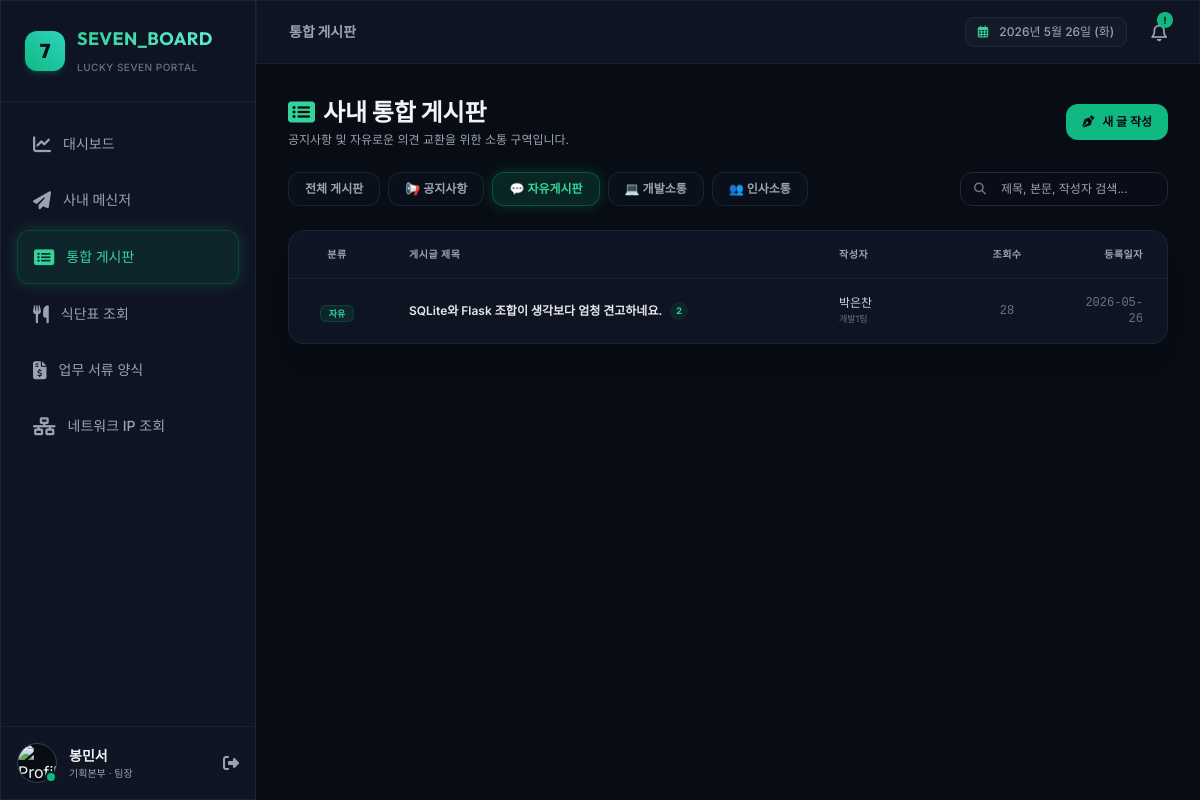
/board?category=Free&search= (signed in), run on the app's committed database.
### tables this page shows
CREATE TABLE users (
        id TEXT PRIMARY KEY,
        email TEXT UNIQUE NOT NULL,
        password TEXT NOT NULL,
        name TEXT NOT NULL,
        department TEXT NOT NULL,
        position TEXT NOT NULL,
        avatar_url TEXT,
        status TEXT DEFAULT 'Online',
        is_admin INTEGER DEFAULT 0,
        created_at TEXT DEFAULT (datetime('now', 'localtime'))
    );

CREATE TABLE posts (
        id TEXT PRIMARY KEY,
        author_id TEXT NOT NULL,
        category TEXT NOT NULL,
        title TEXT NOT NULL,
        content TEXT NOT NULL,
        views INTEGER DEFAULT 0 NOT NULL,
        created_at TEXT DEFAULT (datetime('now', 'localtime')),
        updated_at TEXT DEFAULT (datetime('now', 'localtime')),
        FOREIGN KEY (author_id) REFERENCES users(id) ON DELETE SET NULL
    );

### app.py (the view)
@app.route('/board')
@login_required
def board_list():
    category = request.args.get('category', 'All')
    search_query = request.args.get('search', '').strip()
    conn = get_db_connection()
    query = '''
        SELECT p.*, u.name as author_name, u.department as author_dept,
          (SELECT COUNT(*) FROM comments WHERE post_id = p.id) as comment_count
        FROM posts p
        JOIN users u ON p.author_id = u.id
    '''
    params = []
    conditions = []
    if category != 'All':
        conditions.append('p.category = ?')
        params.append(category)
    if search_query:
        conditions.append('(p.title LIKE ? OR p.content LIKE ? OR u.name LIKE ?)')
        params.extend([f"%{search_query}%", f"%{search_query}%", f"%{search_query}%"])
    if conditions:
        query += ' WHERE ' + ' AND '.join(conditions)
    query += ' ORDER BY p.created_at DESC'
    posts = conn.execute(query, params).fetchall()
    conn.close()
    return render_template('board_list.html', posts=posts, category=category, search=search_query)

### templates/board_list.html (shortened to what this page needs)
{% extends 'layout.html' %}
{% block content %}
<div class="space-y-6 animate-fade-in">
    <div class="flex flex-col md:flex-row md:items-center justify-between gap-4">
        <div>
            <h2 class="text-2xl font-bold font-outfit text-gray-100 flex items-center gap-2">
                <i class="fa-solid fa-rectangle-list text-emerald-400"></i> 사내 통합 게시판
            </h2>
            <p class="text-xs text-gray-400 mt-1">공지사항 및 자유로운 의견 교환을 위한 소통 구역입니다.</p>
        </div>
        <a href="{{ url_for('board_write') }}" class="bg-emerald-500 hover:bg-emerald-400 text-darkBg font-bold px-4 py-2.5 rounded-xl text-xs flex items-center gap-2 hover:shadow-lg hover:shadow-emerald-500/10 active:scale-[0.98] transition-all cursor-pointer">
            <i class="fa-solid fa-pen-nib"></i>
            <span>새 글 작성</span>
        </a>
    </div>
    <div class="grid grid-cols-1 md:grid-cols-4 gap-4 items-center">
        <div class="md:col-span-3 flex flex-wrap gap-2">
            {% set categories = [('All', '전체 게시판'), ('Notice', '📢 공지사항'), ('Free', '💬 자유게시판'), ('Dept_Dev', '💻 개발소통'), ('Dept_HR', '👥 인사소통')] %}
            {% for cat_val, cat_label in categories %}
            <a href="{{ url_for('board_list', category=cat_val, search=search) }}"
               class="px-4 py-2 rounded-xl text-xs font-semibold border transition-all duration-300
               {% if category == cat_val %} bg-emerald-500/15 text-emerald-400 border-emerald-500/30 active-glow
               {% else %} bg-gray-900/40 text-gray-400 border-gray-800/80 hover:text-gray-200 hover:bg-gray-800/40 {% endif %}">
                {{ cat_label }}
            </a>
            {% endfor %}
        </div>
        <form action="{{ url_for('board_list') }}" method="GET" class="relative">
            <span class="absolute inset-y-0 left-0 flex items-center pl-3.5 text-gray-500 text-xs">
                <i class="fa-solid fa-magnifying-glass"></i>
            </span>
            <input type="text" name="search" value="{{ search }}" placeholder="제목, 본문, 작성자 검색..." class="w-full bg-[#0a0e1a]/80 border border-gray-800 focus:border-emerald-500/30 rounded-xl py-2 pl-10 pr-4 text-xs outline-none transition-colors text-gray-200">
        </form>
    </div>
    <div class="glass-panel rounded-2xl overflow-hidden border border-gray-800/80 shadow-xl">
        <table class="w-full text-left border-collapse">
            <thead>
                <tr class="bg-gray-900/50 text-[10px] text-gray-400 font-bold uppercase tracking-wider border-b border-gray-800/60">
                    <th class="px-6 py-4 w-24 text-center">분류</th>
                    <th class="px-6 py-4">게시글 제목</th>
                    <th class="px-6 py-4 w-36">작성자</th>
                    <th class="px-6 py-4 w-24 text-center">조회수</th>
                    <th class="px-6 py-4 w-28 text-right">등록일자</th>
                </tr>
            </thead>
            <tbody class="divide-y divide-gray-800/40">
                {% if posts %}
                    {% for post in posts %}
                    <tr class="hover:bg-gray-900/20 transition-colors group">
                        <td class="px-6 py-4 text-center shrink-0">
                            <span class="text-[9px] font-bold px-2 py-0.5 rounded-md
                            {% if post.category == 'Notice' %} bg-red-500/10 text-red-400 border border-red-500/20
                            {% elif post.category == 'Free' %} bg-emerald-500/10 text-emerald-400 border border-emerald-500/20
                            {% elif post.category == 'Dept_Dev' %} bg-blue-500/10 text-blue-400 border border-blue-500/20
                            {% else %} bg-gray-800 text-gray-400 {% endif %}">
                                {% if post.category == 'Notice' %} 공지
                                {% elif post.category == 'Free' %} 자유
                                {% elif post.category == 'Dept_Dev' %} 개발
                                {% elif post.category == 'Dept_HR' %} 인사
                                {% else %} 일반 {% endif %}
                            </span>
                        </td>
                        <td class="px-6 py-4">
                            <div class="flex items-center gap-2">
                                <a href="{{ url_for('board_detail', post_id=post.id) }}" class="text-xs font-semibold text-gray-200 hover:text-emerald-400 group-hover:translate-x-0.5 transition-all line-clamp-1">
                                    {{ post.title }}
                                </a>
                                {% if post.comment_count > 0 %}
                                <span class="text-[9px] font-bold bg-emerald-500/10 text-emerald-400 px-1.5 py-0.5 rounded-full">
                                    {{ post.comment_count }}
                                </span>
                                {% endif %}
                            </div>
                        </td>
                        <td class="px-6 py-4 text-xs font-medium text-gray-300">
                            {{ post.author_name }}
                            <span class="text-[9px] text-gray-500 block font-normal">{{ post.author_dept }}</span>
                        </td>
                        <td class="px-6 py-4 text-center text-xs font-mono text-gray-500">
                            {{ post.views }}
                        </td>
                        <td class="px-6 py-4 text-right text-xs font-mono text-gray-500">
                            {{ post.created_at[:10] }}
                        </td>
                    </tr>
                    {% endfor %}
                {% else %}
                    <tr>
                        <td colspan="5" class="px-6 py-12 text-center text-xs text-gray-500">
                            등록된 게시글이 없습니다.
                        </td>
                    </tr>
                {% endif %}
            </tbody>
        </table>
    </div>
</div>
{% endblock %}

### templates/layout.html (shortened to what this page needs)
<!DOCTYPE html>
<html lang="ko">
<head>
    <script src="https://cdn.tailwindcss.com"></script>
    <link rel="stylesheet" href="https://cdnjs.cloudflare.com/ajax/libs/font-awesome/6.4.0/css/all.min.css">
</head>
<body class="bg-darkBg text-gray-100 font-sans min-h-screen overflow-x-hidden">
    <div class="flex h-screen overflow-hidden">
        <aside class="w-64 glass-panel border-r border-gray-800/80 flex flex-col justify-between h-full z-30 shrink-0 transition-transform duration-300">
            <div>
                <div class="p-6 border-b border-gray-800/60 flex items-center gap-3">
                    <div class="h-10 w-10 bg-gradient-to-tr from-emerald-500 to-teal-400 rounded-xl flex items-center justify-center text-darkBg font-extrabold text-xl font-outfit shadow-md shadow-emerald-500/20 active-glow">
                        7
                    </div>
                    <div>
                        <h1 class="text-lg font-bold font-outfit tracking-wide bg-gradient-to-r from-emerald-400 to-teal-300 bg-clip-text text-transparent">
                        </h1>
                        <span class="text-[10px] text-gray-500 font-medium uppercase tracking-wider">Lucky Seven Portal</span>
                    </div>
                </div>
                <nav class="p-4 space-y-1">
                    <a href="{{ url_for('dashboard') }}" class="flex items-center gap-3 px-4 py-3 rounded-xl transition-all duration-300 group {% if request.path == '/' %} bg-emerald-500/10 text-emerald-400 border border-emerald-500/20 active-glow {% else %} text-gray-400 hover:text-gray-200 hover:bg-gray-800/40 {% endif %}">
                        <i class="fa-solid fa-chart-line text-lg group-hover:scale-110 transition-transform"></i>
                        <span class="text-sm font-medium">대시보드</span>
                    </a>
                    <a href="{{ url_for('chat') }}" class="flex items-center gap-3 px-4 py-3 rounded-xl transition-all duration-300 group {% if request.path == '/chat' %} bg-emerald-500/10 text-emerald-400 border border-emerald-500/20 active-glow {% else %} text-gray-400 hover:text-gray-200 hover:bg-gray-800/40 {% endif %}">
                        <i class="fa-solid fa-paper-plane text-lg group-hover:rotate-12 transition-transform"></i>
                        <span class="text-sm font-medium">사내 메신저</span>
                    </a>
                    <a href="{{ url_for('board_list') }}" class="flex items-center gap-3 px-4 py-3 rounded-xl transition-all duration-300 group {% if request.path == '/board' or '/board/' in request.path %} bg-emerald-500/10 text-emerald-400 border border-emerald-500/20 active-glow {% else %} text-gray-400 hover:text-gray-200 hover:bg-gray-800/40 {% endif %}">
                        <i class="fa-solid fa-rectangle-list text-lg group-hover:scale-110 transition-transform"></i>
                        <span class="text-sm font-medium">통합 게시판</span>
                    </a>
                    <a href="{{ url_for('menu') }}" class="flex items-center gap-3 px-4 py-3 rounded-xl transition-all duration-300 group {% if request.path == '/menu' %} bg-emerald-500/10 text-emerald-400 border border-emerald-500/20 active-glow {% else %} text-gray-400 hover:text-gray-200 hover:bg-gray-800/40 {% endif %}">
                        <i class="fa-solid fa-utensils text-lg group-hover:scale-110 transition-transform"></i>
                        <span class="text-sm font-medium">식단표 조회</span>
                    </a>
                    <a href="{{ url_for('documents') }}" class="flex items-center gap-3 px-4 py-3 rounded-xl transition-all duration-300 group {% if request.path == '/documents' %} bg-emerald-500/10 text-emerald-400 border border-emerald-500/20 active-glow {% else %} text-gray-400 hover:text-gray-200 hover:bg-gray-800/40 {% endif %}">
                        <i class="fa-solid fa-file-invoice-dollar text-lg group-hover:scale-110 transition-transform"></i>
                        <span class="text-sm font-medium">업무 서류 양식</span>
                    </a>
                    <a href="{{ url_for('network') }}" class="flex items-center gap-3 px-4 py-3 rounded-xl transition-all duration-300 group {% if request.path == '/network' %} bg-emerald-500/10 text-emerald-400 border border-emerald-500/20 active-glow {% else %} text-gray-400 hover:text-gray-200 hover:bg-gray-800/40 {% endif %}">
                        <i class="fa-solid fa-network-wired text-lg group-hover:scale-110 transition-transform"></i>
                        <span class="text-sm font-medium">네트워크 IP 조회</span>
                    </a>
                </nav>
            </div>
            {% if g.user %}
            <div class="p-4 border-t border-gray-800/60 bg-gray-900/30">
                <div class="flex items-center gap-3">
                    <div class="relative">
                        {% if g.user.avatar_url %}
                        <img class="h-10 w-10 rounded-full border border-gray-700 bg-darkBg object-cover" src="{{ g.user.avatar_url }}" alt="Profile" onerror="this.src='https://cdn-icons-png.flaticon.com/512/3135/3135715.png'">
                        {% else %}
                        <img class="h-10 w-10 rounded-full border border-gray-700 bg-darkBg" src="https://cdn-icons-png.flaticon.com/512/3135/3135715.png" alt="Profile">
                        {% endif %}
                        <span class="absolute bottom-0 right-0 h-3 w-3 rounded-full border-2 border-darkCard
                        {% if g.user.status == 'Online' %} bg-emerald-500
                        {% elif g.user.status == 'Away' %} bg-amber-500
                        {% else %} bg-gray-500 {% endif %}"></span>
                    </div>
                    <div class="flex-1 min-w-0">
                        <p class="text-sm font-semibold truncate">{{ g.user.name }}</p>
                        <p class="text-[10px] text-gray-400 truncate">{{ g.user.department }} · {{ g.user.position }}</p>
                    </div>
                    <a href="{{ url_for('logout') }}" title="로그아웃" class="text-gray-400 hover:text-red-400 transition-colors">
                        <i class="fa-solid fa-right-from-bracket text-md"></i>
                    </a>
                </div>
            </div>
            {% endif %}
        </aside>
        <div class="flex-1 flex flex-col overflow-hidden bg-darkBg">
            <header class="h-16 glass-panel border-b border-gray-800/60 flex items-center justify-between px-8 z-20 shrink-0">
                <div class="flex items-center gap-4">
                    <div class="text-sm font-semibold font-outfit text-gray-400">
                        {% if request.path == '/' %} 대시보드
                        {% elif request.path == '/chat' %} 사내 메신저
                        {% elif '/board' in request.path %} 통합 게시판
                        {% elif request.path == '/menu' %} 사내 식단표
                        {% elif request.path == '/documents' %} 서류 양식 관리
                        {% elif request.path == '/network' %} 네트워크 IP 현황
                        {% endif %}
                    </div>
                </div>
                <div class="flex items-center gap-6">
                    <div class="text-xs text-gray-400 font-medium bg-gray-800/30 px-3 py-1.5 rounded-lg border border-gray-800">
                        <i class="fa-regular fa-calendar-days text-emerald-400 mr-2"></i>
                        <span id="header-live-time">Loading...</span>
                    </div>
                    <div class="relative cursor-pointer text-gray-400 hover:text-gray-200 transition-colors">
                        <i class="fa-regular fa-bell text-lg"></i>
                        <span class="absolute -top-1.5 -right-1.5 h-4 w-4 bg-emerald-500 text-[10px] font-bold text-darkBg rounded-full flex items-center justify-center animate-pulse">
                            !
                        </span>
                    </div>
                </div>
            </header>
            <main class="flex-1 overflow-y-auto p-8 relative">
                {% block content %}{% endblock %}
            </main>
        </div>
    </div>
</body>
</html>

### data on the page
users: user.name "봉민서", user.department "기획본부", user.position "팀장"
posts: category "자유", title "SQLite와 Flask 조합이 생각보다 엄청 견고하네요.", comment_count "2", author_name "박은찬", author_dept "개발1팀", views "28", created_at "2026-05-26"

### other printed values
{{ cat_label }} "전체 게시판" "📢 공지사항" "💬 자유게시판" "💻 개발소통" "👥 인사소통"
